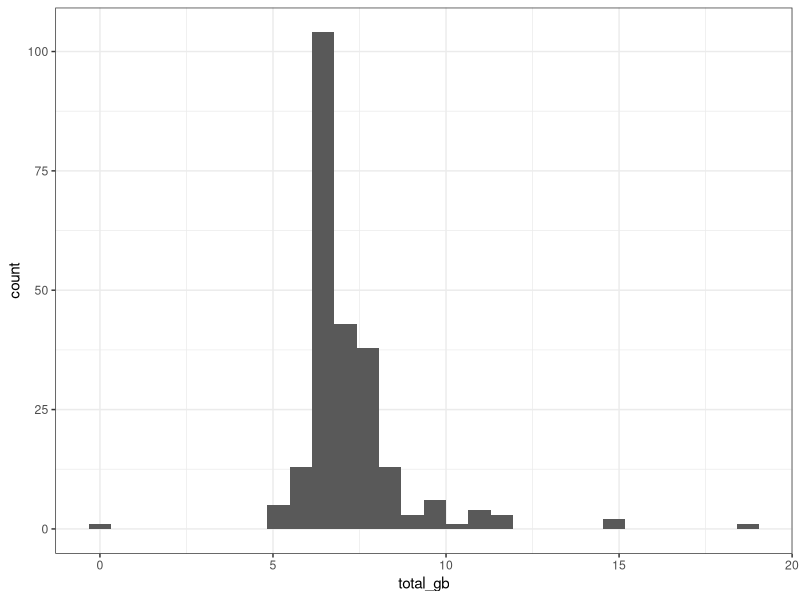

Write the R code that produced this figure.
## ---- chunk 1
packages <- c("dplyr","magrittr","ggplot2")
for (package in packages){
  if (!require(package, character.only = TRUE)) install.packages(package)
  require(package, character.only = TRUE)
}
## ---- chunk 2
theme_set(theme_bw())
## ---- chunk 3
du <- read.delim("du_reads.txt", header = FALSE)
names(du) <- c("space_kb","file_name")
#remove ./ before file name
du %<>% mutate(file_name=sub("./","",file_name,fixed = TRUE))
## ---- chunk 4
du %<>% mutate(sample_id=sub(".*MG_","",file_name))
du %<>% mutate(sample_id=sub("_S..?_L001.*","",sample_id))
## ---- chunk 5
du %<>% filter(!grepl("discarded|stats",file_name))
## ---- chunk 6
sample_sizes <- du %>% group_by(sample_id) %>% summarise(total_kb=sum(space_kb),nr_files=n())
#convert to GB
sample_sizes %<>% mutate(total_gb=total_kb/1000000) %>% select(!total_kb)
## ---- chunk 7
ggplot(sample_sizes,aes(x=total_gb))+
  geom_histogram()
## ---- chunk 8
sample_sizes %>% arrange(desc(total_gb)) %>% head(n=10)
## ---- chunk 9
sample_sizes %>% arrange(total_gb) %>% head(n=6)
